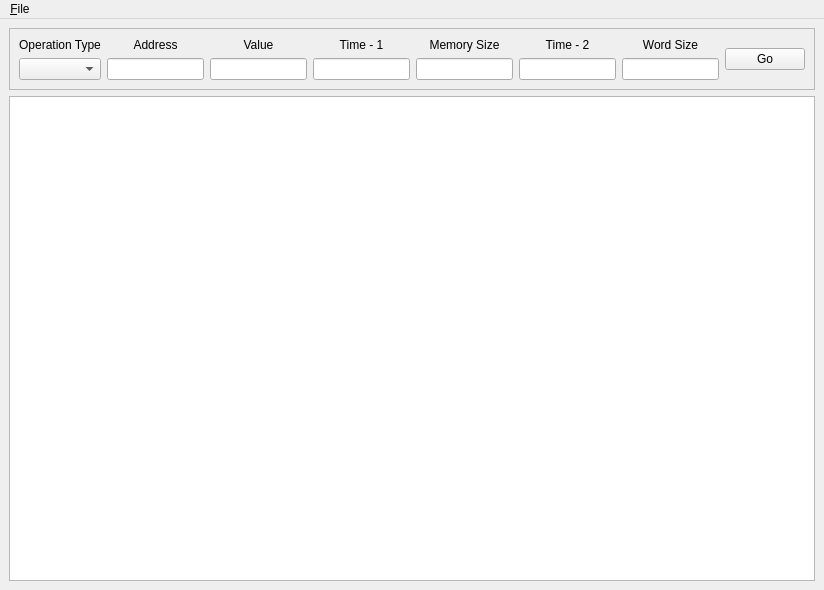
<ui version="4.0" >
 <class>MainWindow</class>
 <widget class="QMainWindow" name="MainWindow" >
  <property name="geometry" >
   <rect>
    <x>0</x>
    <y>0</y>
    <width>824</width>
    <height>590</height>
   </rect>
  </property>
  <property name="windowTitle" >
   <string>Trace File Viewer</string>
  </property>
  <widget class="QWidget" name="centralwidget" >
   <layout class="QVBoxLayout" >
    <item>
     <widget class="QFrame" name="frame" >
      <property name="frameShape" >
       <enum>QFrame::StyledPanel</enum>
      </property>
      <property name="frameShadow" >
       <enum>QFrame::Raised</enum>
      </property>
      <layout class="QHBoxLayout" >
       <item>
        <layout class="QVBoxLayout" >
         <item>
          <widget class="QLabel" name="label" >
           <property name="text" >
            <string>Operation Type</string>
           </property>
           <property name="alignment" >
            <set>Qt::AlignCenter</set>
           </property>
          </widget>
         </item>
         <item>
          <widget class="QComboBox" name="comboBox" />
         </item>
        </layout>
       </item>
       <item>
        <layout class="QVBoxLayout" >
         <item>
          <widget class="QLabel" name="label_4" >
           <property name="text" >
            <string>Address</string>
           </property>
           <property name="alignment" >
            <set>Qt::AlignCenter</set>
           </property>
          </widget>
         </item>
         <item>
          <widget class="QLineEdit" name="lineEdit_3" />
         </item>
        </layout>
       </item>
       <item>
        <layout class="QVBoxLayout" >
         <item>
          <widget class="QLabel" name="label_7" >
           <property name="text" >
            <string>Value</string>
           </property>
           <property name="alignment" >
            <set>Qt::AlignCenter</set>
           </property>
          </widget>
         </item>
         <item>
          <widget class="QLineEdit" name="lineEdit_4" >
           <property name="alignment" >
            <set>Qt::AlignCenter</set>
           </property>
          </widget>
         </item>
        </layout>
       </item>
       <item>
        <layout class="QVBoxLayout" >
         <item>
          <widget class="QLabel" name="label_2" >
           <property name="text" >
            <string>Time - 1</string>
           </property>
           <property name="scaledContents" >
            <bool>false</bool>
           </property>
           <property name="alignment" >
            <set>Qt::AlignCenter</set>
           </property>
          </widget>
         </item>
         <item>
          <widget class="QLineEdit" name="lineEdit" />
         </item>
        </layout>
       </item>
       <item>
        <layout class="QVBoxLayout" >
         <item>
          <widget class="QLabel" name="label_5" >
           <property name="text" >
            <string>Memory Size</string>
           </property>
           <property name="alignment" >
            <set>Qt::AlignCenter</set>
           </property>
          </widget>
         </item>
         <item>
          <widget class="QLineEdit" name="lineEdit_2" />
         </item>
        </layout>
       </item>
       <item>
        <layout class="QVBoxLayout" >
         <item>
          <widget class="QLabel" name="label_3" >
           <property name="text" >
            <string>Time - 2</string>
           </property>
           <property name="alignment" >
            <set>Qt::AlignCenter</set>
           </property>
          </widget>
         </item>
         <item>
          <widget class="QLineEdit" name="lineEdit_5" />
         </item>
        </layout>
       </item>
       <item>
        <layout class="QVBoxLayout" >
         <item>
          <widget class="QLabel" name="label_6" >
           <property name="text" >
            <string>Word Size</string>
           </property>
           <property name="alignment" >
            <set>Qt::AlignCenter</set>
           </property>
          </widget>
         </item>
         <item>
          <widget class="QLineEdit" name="lineEdit_6" />
         </item>
        </layout>
       </item>
       <item>
        <widget class="QPushButton" name="pushButton" >
         <property name="text" >
          <string>Go</string>
         </property>
        </widget>
       </item>
      </layout>
     </widget>
    </item>
    <item>
     <widget class="QTextEdit" name="textEdit" />
    </item>
   </layout>
  </widget>
  <widget class="QMenuBar" name="menubar" >
   <property name="geometry" >
    <rect>
     <x>0</x>
     <y>0</y>
     <width>824</width>
     <height>30</height>
    </rect>
   </property>
   <widget class="QMenu" name="menu_File" >
    <property name="title" >
     <string>&amp;File</string>
    </property>
    <addaction name="actionAdd" />
    <addaction name="actionSave" />
    <addaction name="actionClose" />
   </widget>
   <addaction name="menu_File" />
  </widget>
  <action name="actionAdd" >
   <property name="text" >
    <string>Memory Image</string>
   </property>
  </action>
  <action name="actionClose" >
   <property name="text" >
    <string>Close</string>
   </property>
  </action>
  <action name="actionSave" >
   <property name="text" >
    <string>Save</string>
   </property>
  </action>
 </widget>
 <resources/>
 <connections/>
</ui>
